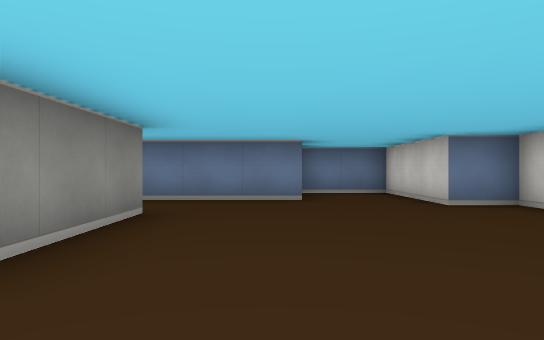
[1] (above)

22 first-person views from a walk through a cub3D maze. The camera is about half as high as the walls, looks level and sees 70° across. The floor is counted in squares. Each view is taken from the middle of a square. On the plan, view 1 faces up. The plan holds only what a view shows up to about 9 squares ahead; the rest is blank. The place goes on beyond the plan.

[2]
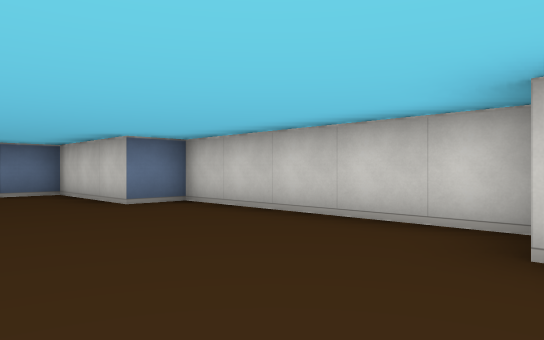

[3]
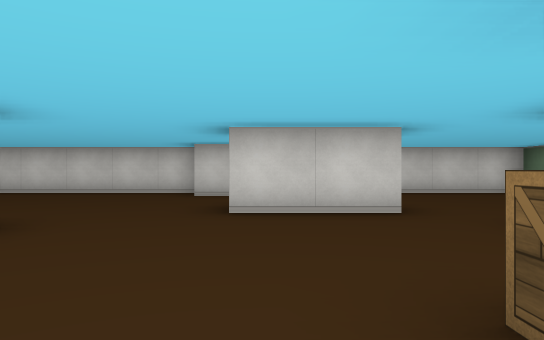

[4]
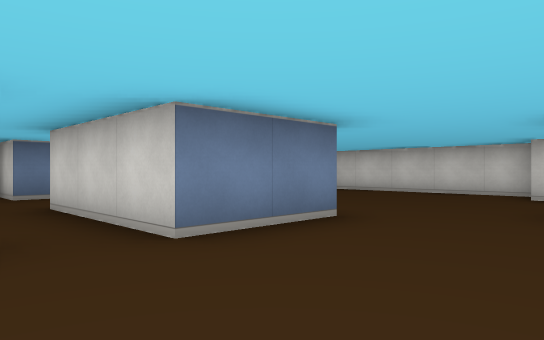

[5]
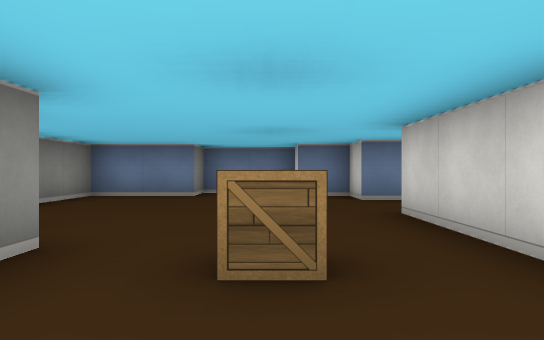

[6]
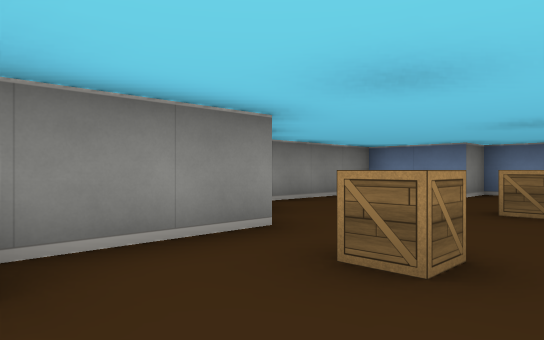

[7]
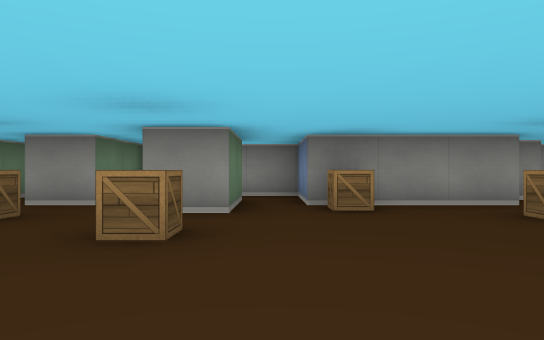

[8]
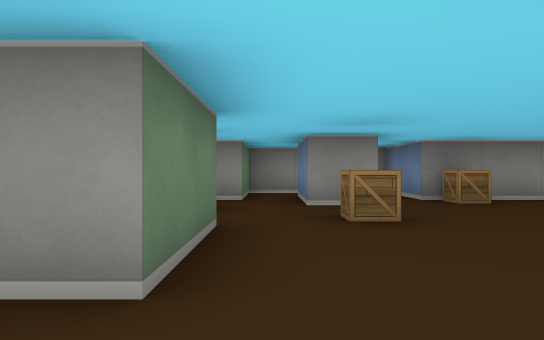

[9]
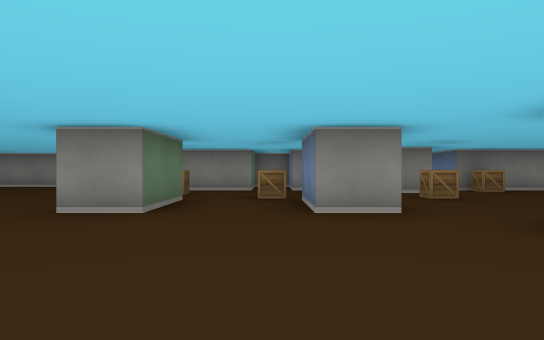

[10]
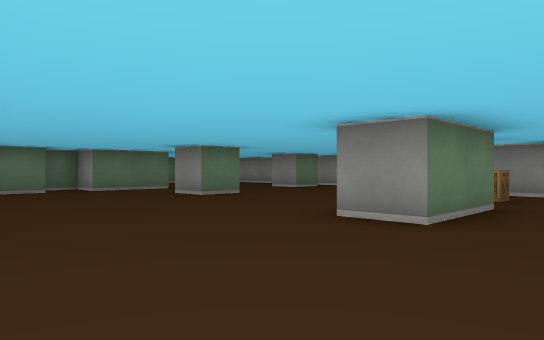

[11]
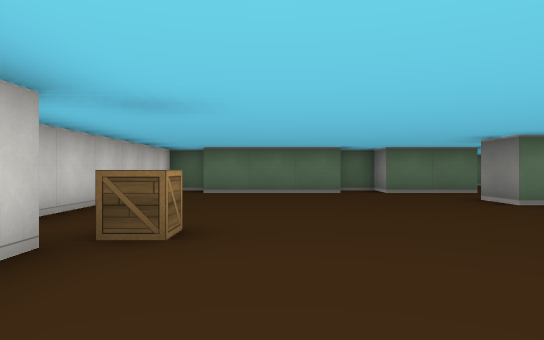

[12]
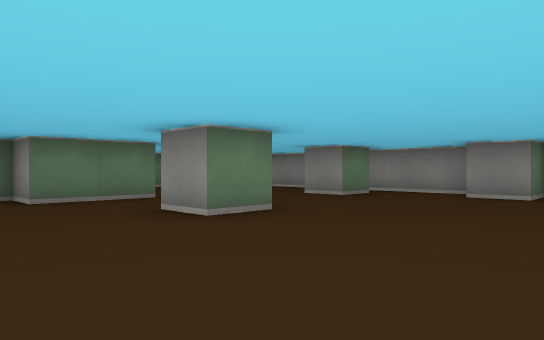

[13]
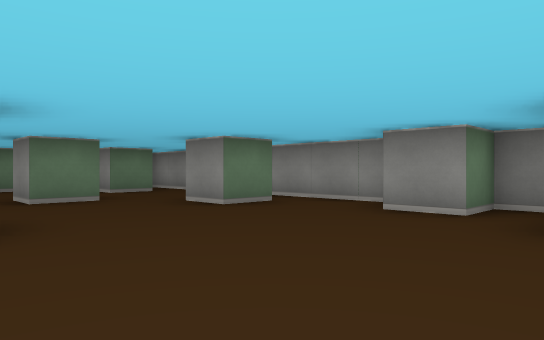

[14]
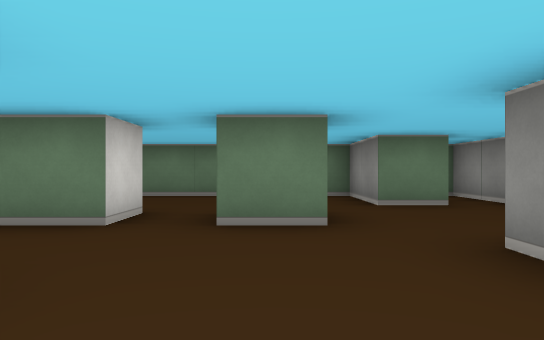

[15]
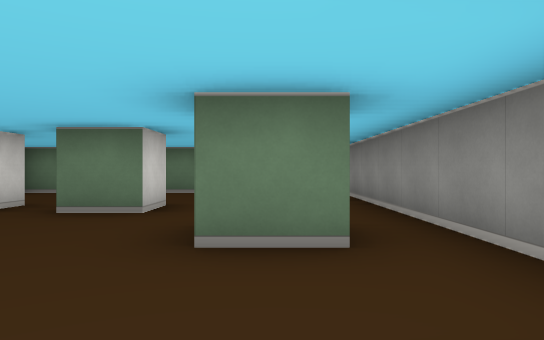

[16]
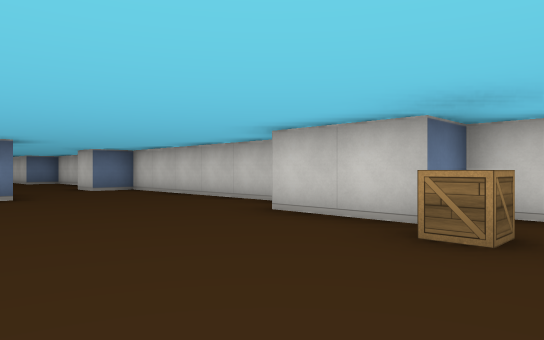

[17]
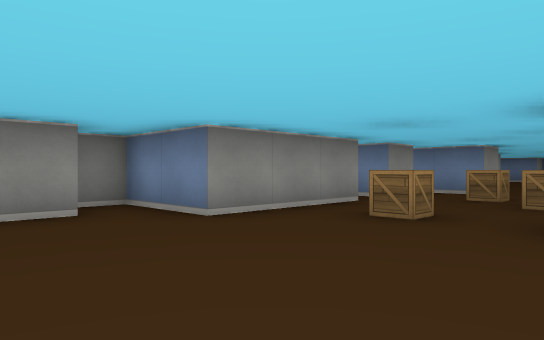

[18]
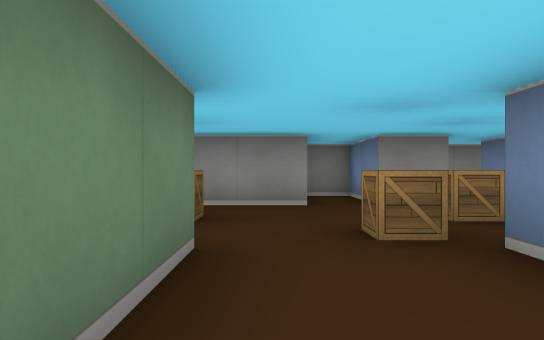

[19]
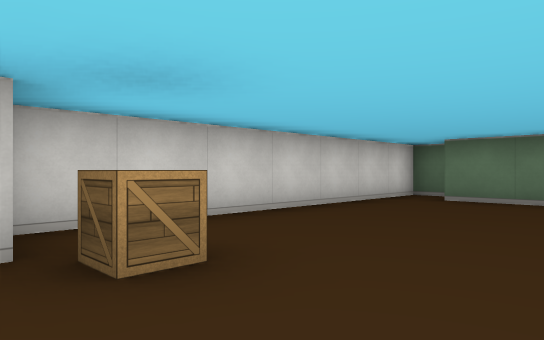

[20]
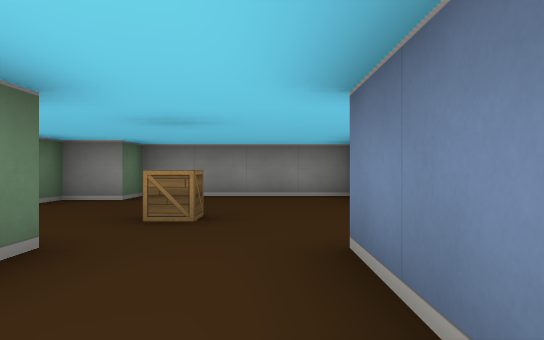

[21]
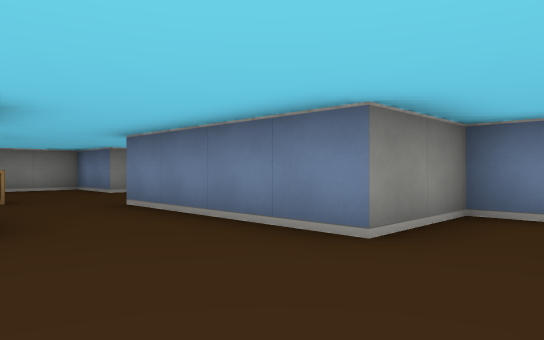

[22]
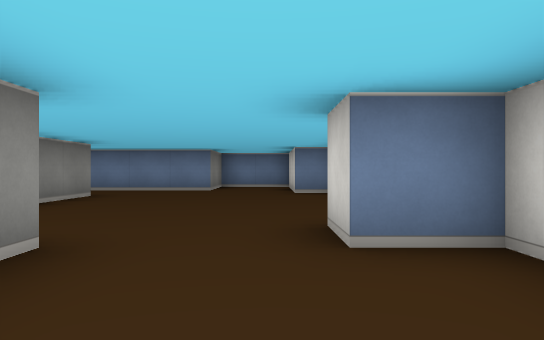

### Floor plan
Points are (right, up) in squares from view 1. A wall is a line through its corners. A room is listed if a view was taken in it or the views show most of it. See-through windows are left out.
Room 1 (views 1, 2, 20, 21)
walls: (-1.5, 4.5) (-1.5, 2.1); (-1.5, 1.5) (-2.5, 1.5); (3.5, 0.6) (3.5, 5.5) (2.5, 5.5) (2.5, 8.5) (0.5, 8.5) (0.5, 6.5) (-3.5, 6.5); (2.5, -0.5) (2.5, 0.5)
ways out: opening at (-2.5, 5.5) to room 2; opening at (-1, 0.7) to room 2; opening at (1.5, 0) to room 3
Room 2 (views 3, 4, 5, 6, 7)
walls: (-6.5, 2.6) (-6.5, -0.5) (-7.5, -0.5); (-2.5, 1.5) (-3.5, 1.5) (-3.5, 4.5); (-7.4, -1.5) (-5.5, -1.5) (-5.5, -2.5) (-7.5, -2.5); (-3.5, 6.5) (-3.5, 7.5) (-4.5, 7.5); (-3.5, -3.5) (-1.5, -3.5); (-7.5, -3.5) (-6.5, -3.5); (-0.5, -2.6) (-0.5, -0.5); (-4.5, 8.5) (-6.5, 8.5) (-6.5, 7.5) (-8.5, 7.5) (-8.5, 3.5) (-7.5, 3.5) (-7.5, 2.5) (-6.8, 2.5)
ways out: opening at (-2.5, 5.5) to room 1; opening at (-1, 0.7) to room 1; opening at (-5.5, -4) to room 3; opening at (-1, -3) to room 3; opening at (-7, -3) to room 4; opening at (-7, -1)
objects: crate (-6, 0); crate (-5, 2); crate (-5, 5); crate (-4, -2)
Room 3 (views 8, 9, 10, 11, 12, 13, 14, 15, 16, 17, 18, 19, 22)
walls: (-3.5, -11.5) (-2.5, -11.5) (-2.5, -12.5); (-3.5, -6.5) (-1.5, -6.5) (-1.5, -7.5); (-0.6, -14.5) (2.5, -14.5); (-3.5, -15.5) (-3.5, -14.5) (-1.5, -14.5) (-1.5, -15.5); (2.9, -6.5) (3.5, -6.5) (3.5, -0.5) (2.5, -0.5); (-7.5, -12.5) (-6.5, -12.5) (-6.5, -13.5); (-6.5, -5.4) (-6.5, -8.5) (-8.5, -8.5) (-8.5, -9.5) (-7.5, -9.5) (-7.5, -10.5); (-5.5, -15.5) (-5.5, -14.5) (-4.5, -14.5) (-4.5, -15.5); (-1.5, -3.5) (-1.5, -4.5) (-3.5, -4.5); (-8.5, -10.8) (-8.5, -18.5); (2.9, -15.5) (3.5, -15.5) (3.5, -8.5) (2.5, -8.5) (2.5, -6.5); (-8.1, -5.5) (-7.4, -5.5); (-6.5, -3.5) (-6.5, -4.5) (-8.5, -4.5) (-8.5, -5.4); (-7.5, -16.5) (-6.5, -16.5) (-6.5, -18.5) (-1.5, -18.5)
ways out: opening at (1.5, 0) to room 1; opening at (-5.5, -4) to room 2; opening at (-1, -3) to room 2
objects: crate (-5, -7); crate (-5, -4); crate (-4, -5); crate (2, -9)
Room 4 (no view inside)
walls: (-8.5, -2.5) (-8.5, -3.5) (-7.5, -3.5)
ways out: opening at (-7, -3) to room 2; opening at (-8, -2)

Where each view was taken, in squares from view 1:
view 1: 0 up, 0 right, facing up
view 2: 0 up, 0 right, facing up-right
view 3: 1 down, 5 left, facing right
view 4: 1 down, 5 left, facing up-right
view 5: 0 up, 5 left, facing up
view 6: 0 up, 4 left, facing up-left
view 7: 1 down, 1 left, facing left
view 8: 3 down, 0 right, facing left
view 9: 5 down, 3 right, facing left
view 10: 5 down, 2 right, facing down-left
view 11: 6 down, 1 right, facing down
view 12: 8 down, 0 right, facing down-left
view 13: 8 down, 3 left, facing down-left
view 14: 11 down, 5 left, facing down
view 15: 10 down, 7 left, facing down
view 16: 10 down, 1 left, facing up-right
view 17: 11 down, 3 left, facing up-left
view 18: 6 down, 1 left, facing left
view 19: 8 down, 0 right, facing down-right
view 20: 6 up, 1 left, facing left
view 21: 4 up, 2 right, facing up-left
view 22: 3 down, 2 right, facing up
